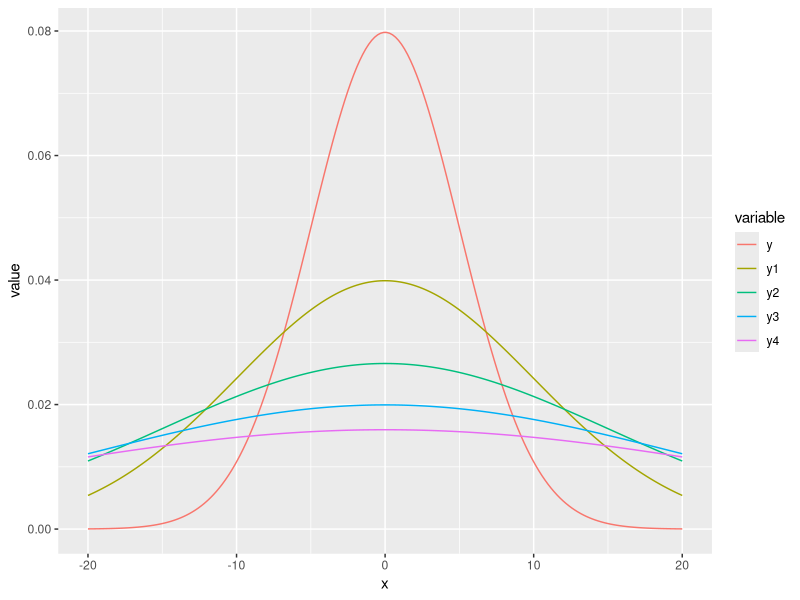

R code for this plot:
# page number: 299

library(ggplot2)
library(reshape2)

x=seq(-20,20,length=200)
y=dnorm(x,mean=0,sd=5)
y1=dnorm(x,mean=0,sd=10)
y2=dnorm(x,mean=0,sd=15)
y3=dnorm(x,mean=0,sd=20)
y4=dnorm(x,mean=0,sd=25)

df <- data.frame(x,y,y1,y2,y3,y4)
df2 <- melt(data = df, id.vars = "x")
ggplot(data = df2, aes(x = x, y = value, colour = variable)) + geom_line()

cat("Plots for n=[5,10,15,20,25] are drawn on Rplots.pdf.\nPlease look at that file in the same directory")